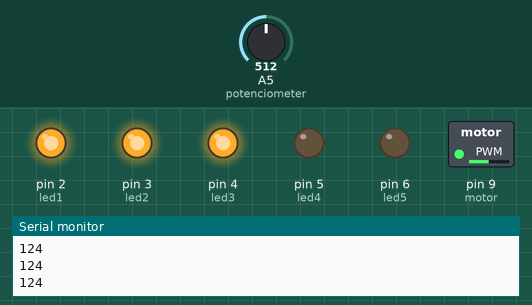
Simulated run of this sketch. Board: Arduino Uno, built with avr-gcc and run on an emulated ATmega328P. Parts: switched loads named in the sketch (green lamp = pin HIGH), output pins drawn as LEDs (lit = HIGH), the last lines printed to the serial monitor. Inputs (shaded band) come from the test bench; at power-on: A5 (potenciometer) = 512.

Above: at 1.2 s.
1.3 s: A5 (potenciometer) set to 716
At 2.4 s:
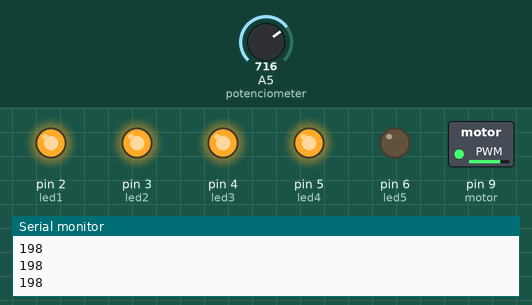
2.8 s: A5 (potenciometer) set to 306
At 3.6 s:
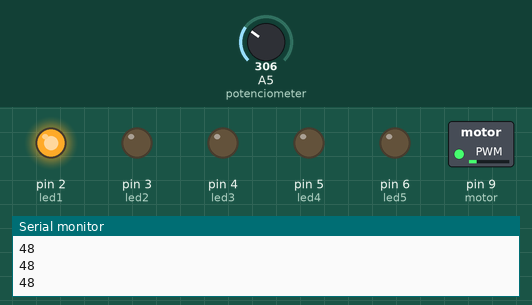
4.3 s: A5 (potenciometer) set to 143
At 4.7 s:
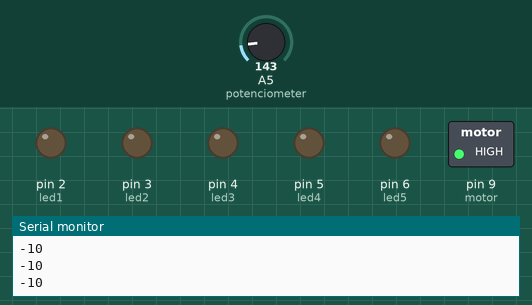
Timing chart, 0 to 7.3 s (numbered marks = the images above; inputs shaded):
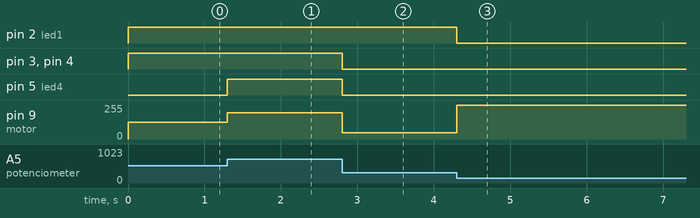

The sketch:

Pwm_motor_control_LED_indicator.ino
```cpp
int motor = 9;
int potenciometer = 5;
int led1 = 2;
int led2 = 3;
int led3 = 4;
int led4 = 5;
int led5 = 6;

void setup(){
  //Defining electric motor output
  pinMode(9,OUTPUT);

  //Defining throttle signal input
  pinMode(5,INPUT);

  //Defining LED outputs
  pinMode(2, OUTPUT);
  pinMode(3, OUTPUT);
  pinMode(4, OUTPUT);
  pinMode(5, OUTPUT);
  pinMode(6, OUTPUT);

  Serial.begin(9600);
}

void loop(){

  //Read input value, range between (0,1023)
  int value = analogRead(potenciometer);

  //PWM in ArduinoUNO can only ouput 255 different values
  int motor_speed = ((value/3.5)-49)*255/200;

  analogWrite(motor,motor_speed);
  //Number of turned on diodes depends on throttle value
   if (motor_speed< 5){
     digitalWrite(led1, LOW);
     digitalWrite(led2, LOW);
     digitalWrite(led3, LOW);
     digitalWrite(led4, LOW);
     digitalWrite(led5, LOW);
    };
    if (5<= motor_speed && motor_speed< 51){
     digitalWrite(led1, HIGH);
     digitalWrite(led2, LOW);
     digitalWrite(led3, LOW);
     digitalWrite(led4, LOW);
     digitalWrite(led5, LOW);
    };
    if (51<= motor_speed && motor_speed< 102){
     digitalWrite(led1, HIGH);
     digitalWrite(led2, HIGH);
     digitalWrite(led3, LOW);
     digitalWrite(led4, LOW);
     digitalWrite(led5, LOW);
    };
    if (102<= motor_speed && motor_speed< 153){
     digitalWrite(led1, HIGH);
     digitalWrite(led2, HIGH);
     digitalWrite(led3, HIGH);
     digitalWrite(led4, LOW);
     digitalWrite(led5, LOW);
    };
    if (153<= motor_speed && motor_speed< 204){
     digitalWrite(led1, HIGH);
     digitalWrite(led2, HIGH);
     digitalWrite(led3, HIGH);
     digitalWrite(led4, HIGH);
     digitalWrite(led5, LOW);
    };
    if (204<= motor_speed && motor_speed< 255){
     digitalWrite(led1, HIGH);
     digitalWrite(led2, HIGH);
     digitalWrite(led3, HIGH);
     digitalWrite(led4, HIGH);
     digitalWrite(led5, HIGH);
    };


  //Only for testing purposes
  Serial.println(motor_speed);
};
```

Measured:
- after the input at 1.3 s, pin 5 (led4): LOW → HIGH at once; pin 9 (motor): 124/255 → 198/255 at once
- after the input at 2.8 s, pin 3 (led2), pin 4 (led3), pin 5 (led4): HIGH → LOW at once; pin 9 (motor): 198/255 → 48/255 at once
- after the input at 4.3 s, pin 2 (led1): HIGH → LOW at once; pin 9 (motor): 48/255 → 255/255 at once
